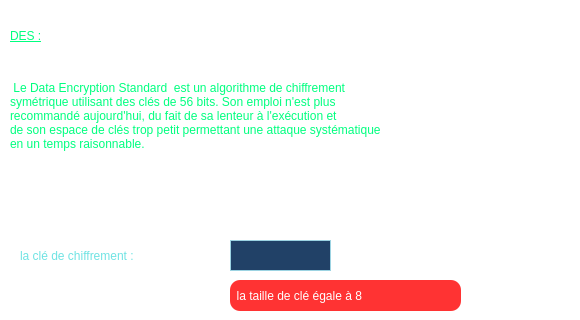
        <widget class="QWidget" name="DES">
         <property name="styleSheet">
          <string notr="true">background:transparent;

</string>
         </property>
         <widget class="QLabel" name="label_33">
          <property name="geometry">
           <rect>
            <x>10</x>
            <y>10</y>
            <width>91</width>
            <height>51</height>
           </rect>
          </property>
          <property name="styleSheet">
           <string notr="true">background:transparent;
text-decoration: underline;


color: rgb(0, 255, 127);</string>
          </property>
          <property name="text">
           <string>DES :</string>
          </property>
         </widget>
         <widget class="QLabel" name="label_34">
          <property name="geometry">
           <rect>
            <x>10</x>
            <y>40</y>
            <width>561</width>
            <height>151</height>
           </rect>
          </property>
          <property name="styleSheet">
           <string notr="true">background:transparent;

font: 12pt &quot;5by7&quot;;
color: rgb(0, 255, 127);
font: 12pt &quot;Century Gothic&quot;;</string>
          </property>
          <property name="text">
           <string> Le Data Encryption Standard  est un algorithme de chiffrement
symétrique utilisant des clés de 56 bits. Son emploi n'est plus 
recommandé aujourd'hui, du fait de sa lenteur à l'exécution et 
de son espace de clés trop petit permettant une attaque systématique 
en un temps raisonnable.</string>
          </property>
         </widget>
         <widget class="QLineEdit" name="rachid">
          <property name="geometry">
           <rect>
            <x>230</x>
            <y>240</y>
            <width>101</width>
            <height>31</height>
           </rect>
          </property>
          <property name="sizePolicy">
           <sizepolicy hsizetype="Fixed" vsizetype="Fixed">
            <horstretch>0</horstretch>
            <verstretch>0</verstretch>
           </sizepolicy>
          </property>
          <property name="sizeIncrement">
           <size>
            <width>15</width>
            <height>15</height>
           </size>
          </property>
          <property name="baseSize">
           <size>
            <width>15</width>
            <height>15</height>
           </size>
          </property>
          <property name="mouseTracking">
           <bool>false</bool>
          </property>
          <property name="layoutDirection">
           <enum>Qt::LeftToRight</enum>
          </property>
          <property name="autoFillBackground">
           <bool>false</bool>
          </property>
          <property name="styleSheet">
           <string notr="true">background:transparent;

color:#ffffff;
border-radius: 0px;

border:1px solid #9cd3e2;
background-color: rgb(33, 65, 103);</string>
          </property>
          <property name="inputMask">
           <string notr="true"/>
          </property>
          <property name="text">
           <string notr="true"/>
          </property>
          <property name="maxLength">
           <number>8</number>
          </property>
          <property name="frame">
           <bool>true</bool>
          </property>
          <property name="cursorPosition">
           <number>0</number>
          </property>
          <property name="placeholderText">
           <string notr="true"/>
          </property>
          <property name="cursorMoveStyle">
           <enum>Qt::LogicalMoveStyle</enum>
          </property>
          <property name="clearButtonEnabled">
           <bool>false</bool>
          </property>
         </widget>
         <widget class="QLabel" name="label_65">
          <property name="geometry">
           <rect>
            <x>20</x>
            <y>240</y>
            <width>201</width>
            <height>31</height>
           </rect>
          </property>
          <property name="styleSheet">
           <string notr="true">background:transparent;




color:#6fe3e3;</string>
          </property>
          <property name="text">
           <string>la clé de chiffrement :</string>
          </property>
         </widget>
         <widget class="QLabel" name="msg_9">
          <property name="enabled">
           <bool>false</bool>
          </property>
          <property name="geometry">
           <rect>
            <x>230</x>
            <y>280</y>
            <width>231</width>
            <height>31</height>
           </rect>
          </property>
          <property name="styleSheet">
           <string notr="true">background:rgba(255,0,0,0.8);
color: rgb(255, 255, 255);
border-radius:10px;
font: 14pt &quot;5by7&quot;;
font: 12pt &quot;Century Gothic&quot;;</string>
          </property>
          <property name="text">
           <string>  la taille de clé égale à 8</string>
          </property>
         </widget>
        </widget>
